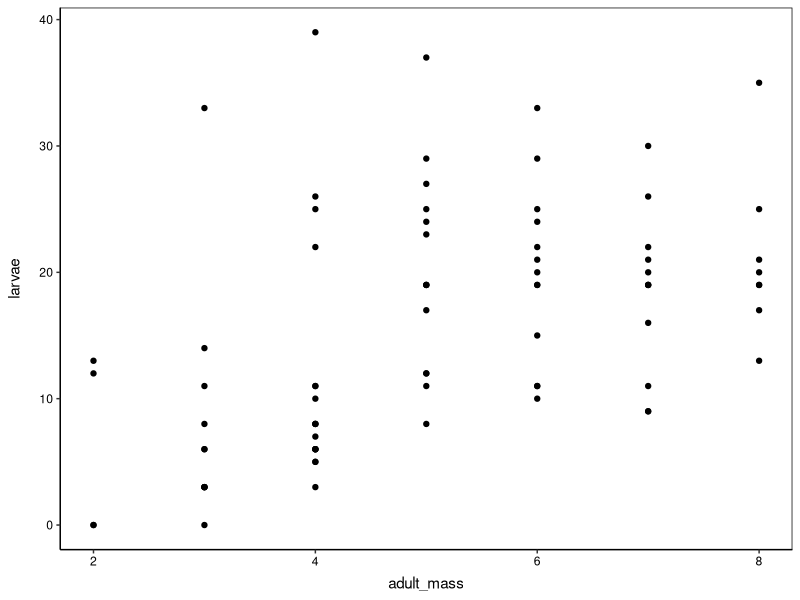
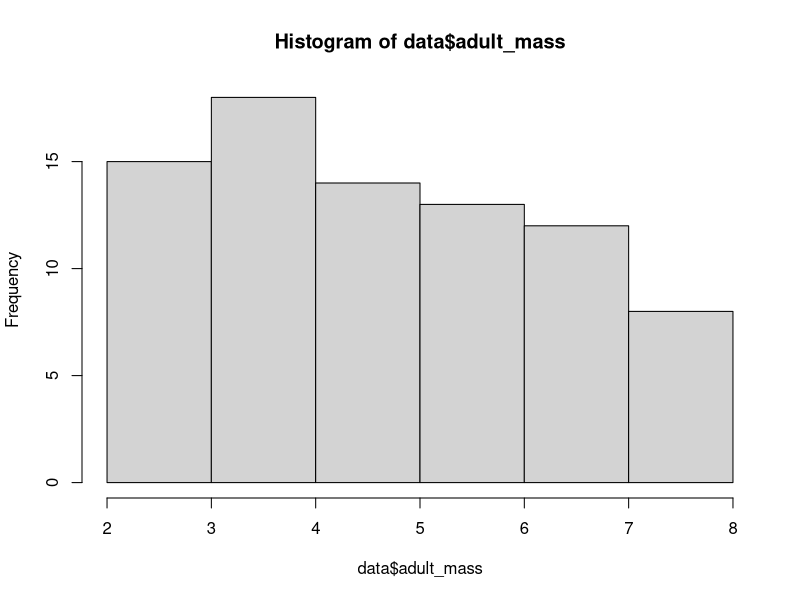
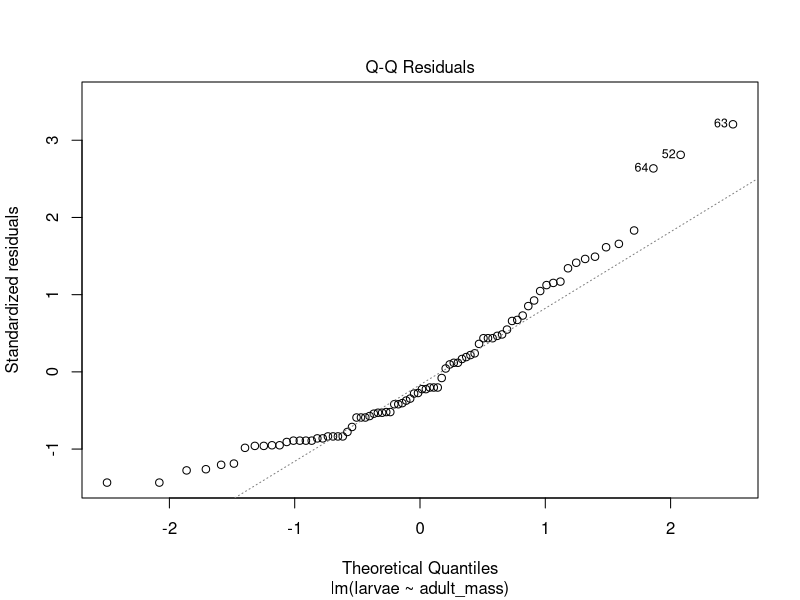
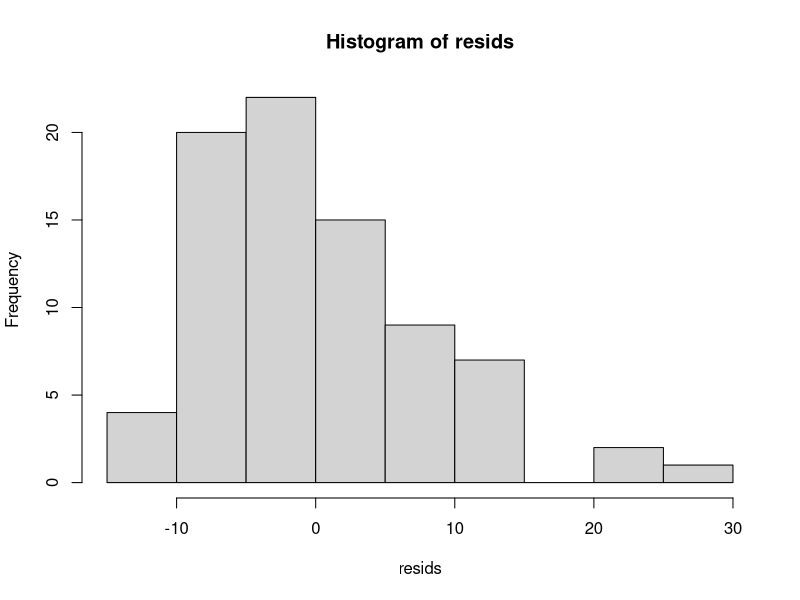
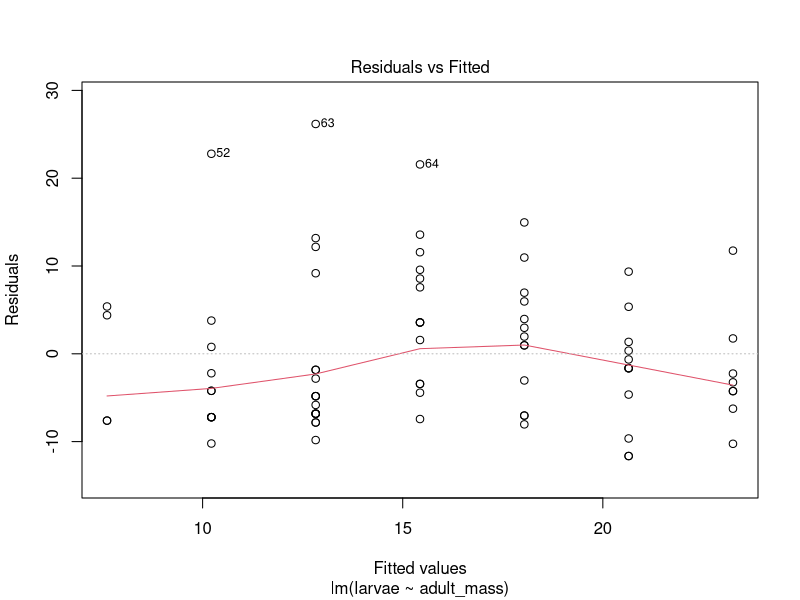
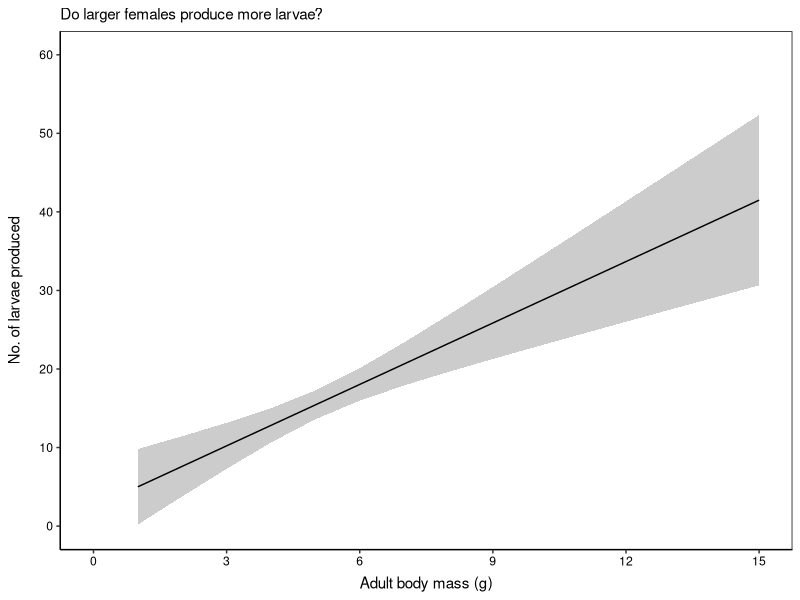

These figures' R source, in order:
###########################################################
###########################################################
# - Linear modelling in R 
# - CBC Coding Club
# - Tutorial #1: Linear models in R 
# - Rhodes Universtiy
# - Script written: 01/05/2020
# - By: Guy F. Sutton
###########################################################
###########################################################

# Load required libraries to run script 
# You may need to install the package first
# install.packages("tidyverse") - remove the # from this row and click run. 
library(tidyverse)

# I like my plots to look a certain way
theme_set(theme_classic() +
            theme(panel.border = element_rect(colour = "black", fill = NA),
                  axis.text = element_text(colour = "black"),
                  axis.title.x = element_text(margin = unit(c(2, 0, 0, 0), "mm")),
                  axis.title.y = element_text(margin = unit(c(0, 4, 0, 0), "mm")),
                  legend.position = "none"))

# Load required libraries 
library(tidyverse)

# Import data
data <- readxl::read_excel("./data_raw/poisson_data.xlsx")

# Check data imported properly
str(data)
head(data)

# What is the situation?
# Ran an experiment to determine
# - Does temperature influence insect reproduction?
# - Does insect body mass influence insect reproduction? 

# Temperature = temp - 4 levels:
# - 15 degrees, 20 degrees, 25 degrees, 30 degrees
# - factor variable 

# Insect body mass = adult_mass
# - numeric variable

# No of larvae produced by insects = larvae 
# - numeric variable

###
# Research questions #1 -  Do larger insects produce more larvae? 
###

###
# Step 1 - Explore the data (visualise)
###

# Firstly, visualise relationship between predictor and response
ggplot(data = data, aes(x = adult_mass,
                        y = larvae)) +
  geom_point()

# Secondly, is your predictor linear-ish?
hist(data$adult_mass)

###
# - Step 2 - Run a linear model
###

# Specify a linear model 
# - We use the 'lm' function to tell R to run a linear model
# - We then specificy our response var (larvae),
# - We then specificy our predictor var (adult_mass),
#   (predictors go to the right of ~ sign). 
# - We also have to specify where R must look for this data
#   using the 'data = ...' argument 
mod1 <- lm(larvae ~ adult_mass,
           data = data)

# Print the summary of the model
summary(mod1)

###
# Step 3 - Model diagnostics 
###

# Before looking at the outcome of our model,
# we should first check whether the model we specified is 
# a good fit to the data or not. 
# We do this by performing model diagnostics 

# Basically, here we are going to check whether our 
# data and model meet the assumptions required to run a linear model.

# 1. Independence of data points
#    - This cannot be checked per se. 
#    - This is a property of your experimental design
#    - Make sure you design your experiment properly. 
#    - If you have non-independence, there are ways to deal 
#      it, will deal with this in a latter video (GLMM's)!!! Fun!!!

# 2. Are the residuals normally distributed?
#    - Often this assumption is applied to the data,
#      i.e. are your data / response normally distributed?
#    - This is not correct.
#    - The assumption is actually that your residuals are normally 
#      distributed. 
#      - Residuals are how far each data point deviates 
#        from the expected value / trend. 
#    - Residuals represent variation in the data that your model can't account for. 
#    - We use residual plots to discover patterns (QQ plot).
#    - We don't want to see any systematic patterns in residuals,
#      should be a straight 1:1 line. 
plot(mod1, which = 2)

# *** Alternative approach, probably more interpretable
resids <- resid(mod1) # extract model residuals
hist(resids) # plot a histogram

# Here, we can see that the points in the tails of the line deviate from the dashed line
# - This is an indication that the residuals are not normally distributed.
# - As such, the model does not capture the variation in our data well
#   at the extremities of the dataset 
#   (i.e. predictions of how many larvae are expected from adults at the min and max 
#   adult mass values is going to be misleading). 
# - The histogram definitively shows that our residuals are not normally distributed. 
# - TAKE HOME: Linear model is probably not a good model to use for this analysis. 

# 3. Homogeneity of variance
#   - Testing the assumption of equality of variances. 
#   - Residuals vs fitted - we don't want to see any pattern.
#   - Here, we want to see that red line lie on the y = 0 line.
#   - You really don't want to see your white circles have any pattern (i.e. funnel, U-shape)
plot(mod1, which = 1)

# Here, the red line varies a bit, indicating that the variance varies slightly, 
# but there is nothing for concern. 
# You would be happy with this as your model satifies the homogeneity of variance assumption. 

# LINEAR MODEL IS NOT A GREAT CHOICE. YOU WOULD LOOK AT AN ALTERNATIVE MODEL TYPE.
# CODE BELOW ASSUMES THAT A LM WAS APPROPRIATE - use on your own data. 

###
# Step 4 - Interpreting model output
###

# Print summary of results 
summary(mod1)

# Get Type II sum of squares 
car::Anova(mod1, type="II")

# - (1) Intercept estimate - value of abundance where X (adult_mass) = 0
coef(mod1)[[1]]

#       Intercept = 2.39,
#       In this example, adult mass cannot = 0,  
#       Intercept has no meaning in this example.
#       It often can have a meaning (whenever x = 0 is reasonable, e.g. temperature), 
#       and be very important. 

# - (2) Is my treatment/factor significant?
#       Look at the row for your predictor variable in SOS table (here: adult_mass)
#       Look at the P-value: P <0.05 means this variable is significant 
#       - Here, adult mass P-val < 0.05, 
#         so we conclude there is an association between adult mass and larvae produced. 

# - (3) How does my treatment effect response?
#       Look at the estimate value in your predictor variable row
#       > 0 estimate = response increases with greater values of predictor
#       < 0 estimate = response decreases with greater values of predictor
coef(mod1)[2]

#       Here, our estimate = 2.6066 (> 0, positive relationship).
#       This means that as adult mass increases, the number of larvae they produce increases.
#       - The actual value (2.6066) means that for every 1 unit increase in adult body mass
#         (i.e. if adult mass increases by 1g), fecundity increases by 2.6 larvae. 

# - (4) Extract parameter uncertainty 
#       It is always good to report the uncertainty of your model estimates.
#       To do this, we report a 95% confidence interval.
#       - The interval DOES NOT say that we can be 95% certain that 
#         our estimate falls somewhere within this range (lots of papers do this 
#         incorrectly.)
#       - The interval shows that if we had to repeat this experiment 100 times,
#         we would expect our parameter to fall within the 95% CI, 95 times.
#       - A subtle but very inportant distinction - outside the scope of this course. 
#       - We will now extract the 95% CI for our adult_mass estimate
confint(mod1)

# Here, our 95% CI for adult body mass is 1.52 - 3.68
# This means that there is some uncertaintly in our parameter estimate from (3).
# Interpretation: For every 1 unit increase in adult mass (i.e. as adults 
# become 1g heavier), we can be quite confident that they will produce 
# 1.52 - 3.68 more larvae than an adult 1g lighter in mass.

# - (4) How much variation is accounted for?
#       - We must extract the adjusted R-squared value
#         - This shows how much variation in your response var (e.g. larvae)
#           is explained by your predictors (e.g. adult_mass)
summary(mod1)$adj.r.squared

#       Here, an R-squared = 0.21
#       Therefore, 21% of the variation in larvae produced 
#       is explained by female body mass. 

###
# Step 5 - Plot your model predictions 
###

# (1) Define the range of x-values you want to predict over 
#     - Here, we predict over body mass of 1 - 15g
adult_mass <- seq(1, 15, 1)

# (2) Predict the number of larvae from our model
mod_predict <- predict(mod1, 
                       list(temp = adult_mass), 
                       interval = "confidence")

# (3) Convert (2) into a data frame 
mod_predict <- as.data.frame(mod_predict)

# (4) Add the range of x values back to the model predictions
mod_predict <- bind_cols(mod_predict, as.data.frame(adult_mass))

# Plot your model predictions
ggplot() + 
  # Add a ribbon of 95% confidence intervals
  geom_ribbon(data = mod_predict, aes(x = adult_mass, 
                                      ymin = lwr,
                                      ymax = upr),
              fill = "gray80") + 
  # Add line of model prediction
  geom_line(data = mod_predict, aes(x = adult_mass, 
                                    y = fit)) +
  # Define y-axis limits
  scale_y_continuous(breaks = seq(0, 60, 10),
                     limits = c(0, 60)) +
  # Define x-axis limits
  scale_x_continuous(breaks = seq(0, 15, 3),
                     limits = c(0, 15)) + 
  # Write x and y axis labels
  labs(x = "Adult body mass (g)",
       y = "No. of larvae produced",
       subtitle = "Do larger females produce more larvae?")

###
# Step 6 - Write-up your results  
###

# Everyone has a different style of writing. 
# Below I give some examples. 
# Any text within [] is me explaining, and not actually included in the text. 
# This is my approach, it does not have to be yours. 

# (1) The standard example is:
# Adult body mass had a significant influence on the number of larvae produced 
# (P < 0.05)

# - In my opinion, this is pretty poor. 
# - It really tells us nothing. 

# (2) Improvement on (1):
# Adult body mass had a significant influence on the number of larvae produced 
# (beta = 2.61; P < 0.05). [where beta is estimate from 3]. 

# - Adding the parameter estimate at least tells the reader the sign
#   and magnitude of the effect adult_mass has on larvae. 

# (3) More improvements:
# Adult body mass had a significant influence on the number of larvae produced 
# (beta = 2.61; 95% CI = 1.52 - 3.68; P < 0.05).

# - Adding the CI shows the uncertainty in our estimate.
# - Much better. 
# - We can still do better. 

# (4) Actually explain your results.
#     - This is my prefered approach. 

# Larger females produced more larvae than smaller adults (P < 0.05). 
# Approximately 21% of the variation in fecundity was explained
# by female body mass (Adj. R-squared = 0.21). 
# For every 1g increase in adult body mass, adults produce approximately
# 2.61 more larvae (95% CI: 1.52 - 3.68) (Fig. x) [refer the reader to your plot
# of the model prediction]. 

# - We have told the reader exactly how the predictor effects response,
#   we have reported uncertainty, and referred the reader to our awesome graph!!! 

# Your results for your paper are now ready to go!!!
